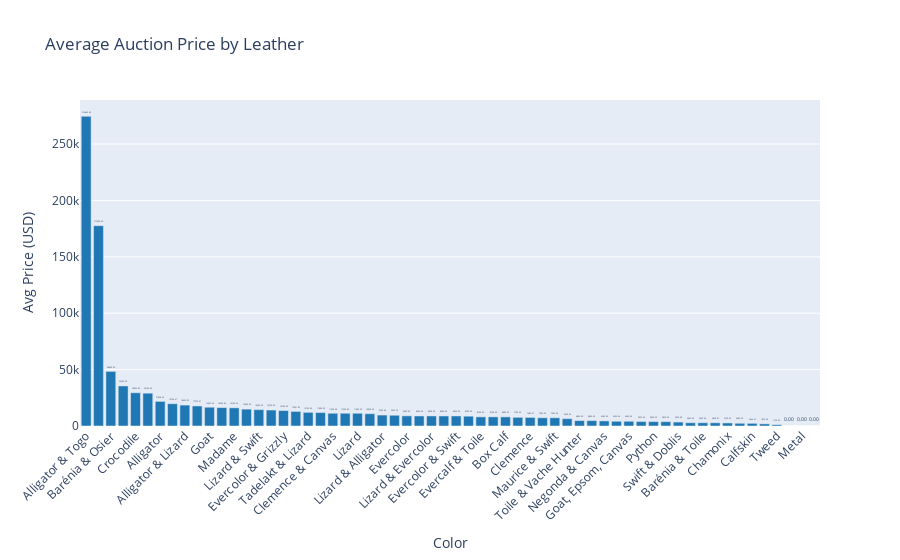

The notebook cell saved with this chart:
### Markdown cell above
# CHANGE TO SQLITE

### Code cell
import plotly.express as px

# Calculate average price realized per color, round to 2 decimals, and sort descending
brand_avg = (df.groupby("Leather")["Price Realized (USD)"]
              .mean()
              .round(2)  # Round to 2 decimal places
              .reset_index()
              .sort_values("Price Realized (USD)", ascending=False))

# Create an interactive bar chart with uniform color
fig = px.bar(
    brand_avg, 
    x="Leather", 
    y="Price Realized (USD)", 
    text="Price Realized (USD)",  # This will now show the rounded values
    title="Average Auction Price by Leather",
    labels={"Price Realized (USD)": "Avg Price (USD)"},
    color_discrete_sequence=['#1f77b4']  # Single color for all bars
)

# Customize layout
fig.update_traces(
    texttemplate='%{text:,.2f}',  # Format with commas and 2 decimals
    textposition='outside',
    marker_color='#1f77b4'  # Ensures color consistency
)
fig.update_layout(
    xaxis_tickangle=-45,
    yaxis_title="Avg Price (USD)",
    xaxis_title="Color",
    showlegend=False  # Hides legend since all bars are same color
)

# Show the interactive chart
fig.show()

### Figure 1 — Plotly figure (JSON) as saved in the notebook; plotly's stock layout.template omitted (floating-point values rounded to 4 significant figures)
{"data": [{"alignmentgroup": "True", "hovertemplate": "Leather=%{x}<br>Avg Price (USD)=%{text}<extra></extra>", "legendgroup": "", "marker": {"color": "#1f77b4", "pattern": {"shape": ""}}, "name": "", "offsetgroup": "", "orientation": "v", "showlegend": false, "text": [274600, 177600, 48400, 35500, 29490.0, 29100, 21840.0, 19770.0, 18550, 17770.0, 16660.0, 16300, 16100, 14950, 14500, 14150, 13700, 12930.0, 12100, 11900, 11300, 11300, 11280.0, 10900, 9700, 9533.0, 9000, 8900, 8900, 8900, 8900, 8700, 8100, 8100, 8080, 7700, 7589.0, 7300, 7300, 6500, 4800, 4800, 4500, 4200, 4200, 3925, 3900, 3850, 3500, 2900, 2900, 2858.0, 2700, 2400, 2367.0, 1900, 1150, 0, 0, 0], "textposition": "outside", "texttemplate": "%{text:,.2f}", "type": "bar", "x": ["Alligator & Togo", "Alligator & Epsom", "Barénia & Osier", "Swift & Lambskin", "Crocodile", "Swift & Canvas", "Alligator", "Canvas", "Alligator & Lizard", "Epsom", "Goat", "Ostrich", "Madame", "Togo & Swift", "Lizard & Swift", "Novillo", "Evercolor & Grizzly", "Togo", "Tadelakt & Lizard", "Swift", "Clemence & Canvas", "Swift & Toile", "Lizard", "Barénia Faubourg", "Lizard & Alligator", "Barénia", "Evercolor", "Evercolor (Verso)", "Lizard & Evercolor", "Swift & Graine d'H", "Evercolor & Swift", "Tadelakt", "Evercalf & Toile", "Monsieur", "Box Calf", "Courchevel", "Clemence", "Calf", "Maurice & Swift", "Togo & Canvas", "Toile & Vache Hunter", "Empreinte", "Negonda & Canvas", "Swift & Velours", "Goat, Epsom, Canvas", "Caviar", "Python", "Taurillon", "Swift & Doblis", "Clemence & Crinoline", "Barénia & Toile", "Lambskin", "Chamonix", "Tuffetage", "Calfskin", "Patent", "Tweed", "Swift & Osier", "Metal", "Satin & Lambskin"], "xaxis": "x", "y": [274600, 177600, 48400, 35500, 29490.0, 29100, 21840.0, 19770.0, 18550, 17770.0, 16660.0, 16300, 16100, 14950, 14500, 14150, 13700, 12930.0, 12100, 11900, 11300, 11300, 11280.0, 10900, 9700, 9533.0, 9000, 8900, 8900, 8900, 8900, 8700, 8100, 8100, 8080, 7700, 7589.0, 7300, 7300, 6500, 4800, 4800, 4500, 4200, 4200, 3925, 3900, 3850, 3500, 2900, 2900, 2858.0, 2700, 2400, 2367.0, 1900, 1150, 0, 0, 0], "yaxis": "y"}], "layout": {"barmode": "relative", "legend": {"tracegroupgap": 0}, "showlegend": false, "title": {"text": "Average Auction Price by Leather"}, "xaxis": {"anchor": "y", "domain": [0, 1], "tickangle": -45, "title": {"text": "Color"}}, "yaxis": {"anchor": "x", "domain": [0, 1], "title": {"text": "Avg Price (USD)"}}}}
